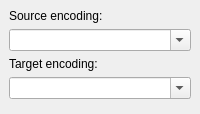
<ui version="4.0" >
 <class>EncodingDialog</class>
 <widget class="QDialog" name="EncodingDialog" >
  <property name="windowTitle" >
   <string>Convert Encoding</string>
  </property>
  <layout class="QVBoxLayout" >
   <property name="margin" >
    <number>9</number>
   </property>
   <property name="spacing" >
    <number>6</number>
   </property>
   <item>
     <widget class="QLabel" name="sourceLabel" >
       <property name="text" >
         <string>Source encoding:</string>
       </property>
       <property name="buddy" >
         <cstring>sourceEncoding</cstring>
       </property>
     </widget>
   </item>
   <item>
    <widget class="QComboBox" name="sourceEncoding" >
     <property name="editable" >
      <bool>true</bool>
     </property>
    </widget>
   </item>
   <item>
     <widget class="QLabel" name="targetLabel" >
       <property name="text" >
         <string>Target encoding:</string>
       </property>
       <property name="buddy" >
         <cstring>targetEncoding</cstring>
       </property>
     </widget>
   </item>
   <item>
    <widget class="QComboBox" name="targetEncoding" >
     <property name="editable" >
      <bool>true</bool>
     </property>
    </widget>
   </item>
   <item>
    <widget class="QDialogButtonBox" name="buttonbox" >
     <property name="orientation" >
      <enum>Qt::Horizontal</enum>
     </property>
    </widget>
   </item>
  </layout>
 </widget>
 <tabstops>
  <tabstop>buttonbox</tabstop>
  <tabstop>sourceEncoding</tabstop>
  <tabstop>targetEncoding</tabstop>
 </tabstops>
 <resources/>
 <connections/>
</ui>
